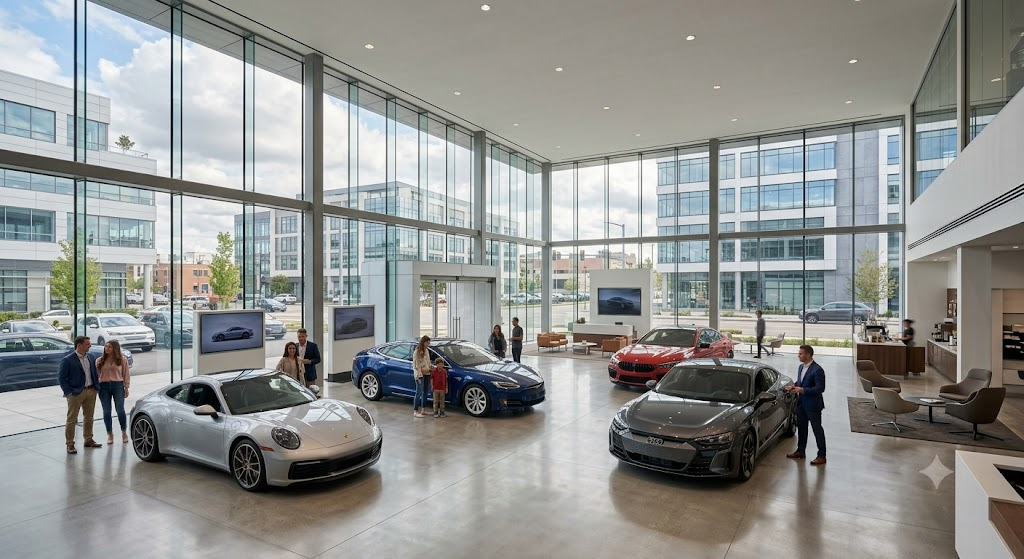
#> input picture data/real_world_test/ai/0d28d39e-c5b6-4436-b476-e5d257ff4f96.jpg, 1024 x 559 px
$ python -i augmentations.py   (imports and definitions only)
#> lines starting #> are read from the running program, lines starting #| are printed output that depends on the picture
#> further down, picture is the input picture: PIL image 1024x559 RGB; mean R, G, B 145.4, 147, 144.6
"""
In-Memory Realistic Social-Media / WhatsApp Compression Augmentation Pipeline.

Simulates the degradation pipeline typical of WhatsApp and social messaging platforms:
1. Downscaling / resolution reduction
2. Lossy JPEG compression with 4:2:0 chroma subsampling
3. Multi-pass JPEG recompression
4. Subtle anti-aliasing / lens blur

Operates entirely in-memory using io.BytesIO and PIL, creating 0 permanent disk files.
"""

import io
import random
from PIL import Image, ImageFilter


def jpeg_compress_in_memory(img: Image.Image, quality: int, subsampling: int = 2) -> Image.Image:
    """
    Compresses an RGB PIL image using standard JPEG encoding and decodes it back.
    subsampling=2 corresponds to 4:2:0 chroma subsampling (standard in JPEG and WhatsApp).
    subsampling=0 corresponds to 4:4:4 (no subsampling).
    """
    buf = io.BytesIO()
    img.save(buf, format="JPEG", quality=quality, subsampling=subsampling)
    buf.seek(0)
    out = Image.open(buf)
    out.load()  # Force decode pixel buffer into memory
    return out


def apply_compression_augmentation(
    img: Image.Image,
    p_clean: float = 0.35,
    p_mild: float = 0.25,
    p_moderate: float = 0.20,
    p_severe: float = 0.20,
) -> Image.Image:
    """
    Applies probabilistic on-the-fly compression augmentation to a PIL RGB image.

    Regimes:
    - Clean (35%): Image untouched.
    - Mild (25%): Random single-pass JPEG (Q in [75, 95]).
    - Moderate (20%): Downscale (0.5x - 0.75x), resize back + JPEG (Q in [55, 75]).
    - Severe / WhatsApp Recompression (20%):
        Downscale (0.4x - 0.6x), optional mild Gaussian blur,
        1st JPEG pass (Q in [40, 65], 4:2:0 subsampling),
        decode, 2nd JPEG pass (Q in [45, 70]), resize back.
    """
#> called with p_clean = 0.35, p_mild = 0.25, p_moderate = 0.2, p_severe = 0.2
    if img.mode != "RGB":
        img = img.convert("RGB")

    orig_w, orig_h = img.size
#> orig_w = 1024; orig_h = 559
    r = random.random()

    # 1. Clean regime (35%)
    if r < p_clean:
        return img

    # 2. Mild compression regime (25%)
    elif r < p_clean + p_mild:
        q = random.randint(75, 95)
        subsampling = random.choice([0, 2])
        return jpeg_compress_in_memory(img, quality=q, subsampling=subsampling)

    # 3. Moderate compression regime (20%)
    elif r < p_clean + p_mild + p_moderate:
        scale = random.uniform(0.50, 0.75)
        new_w = max(16, int(round(orig_w * scale)))
        new_h = max(16, int(round(orig_h * scale)))
        downscaled = img.resize((new_w, new_h), Image.Resampling.BILINEAR)

        q = random.randint(55, 75)
        compressed = jpeg_compress_in_memory(downscaled, quality=q, subsampling=2)
        return compressed.resize((orig_w, orig_h), Image.Resampling.BILINEAR)

    # 4. Severe / WhatsApp-like Recompression regime (20%)
    else:
        scale = random.uniform(0.40, 0.60)
        new_w = max(16, int(round(orig_w * scale)))
#> new_w = 565
        new_h = max(16, int(round(orig_h * scale)))
#> new_h = 308
        downscaled = img.resize((new_w, new_h), Image.Resampling.BILINEAR)

        # Mild blur simulating pre-compression filter or lens softening (50% chance)
        if random.random() < 0.5:
            radius = random.uniform(0.4, 0.9)
            downscaled = downscaled.filter(ImageFilter.GaussianBlur(radius=radius))
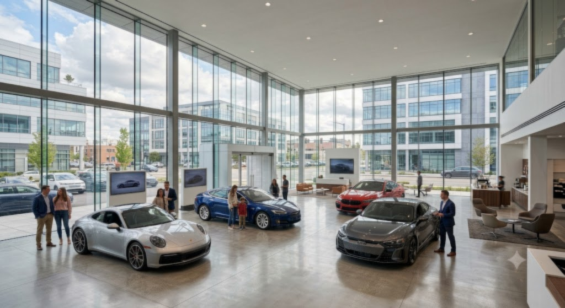
#> downscaled: PIL image 565x308 RGB; mean R, G, B 145.4, 147, 144.7

        # First pass JPEG
        q1 = random.randint(40, 65)
        pass1 = jpeg_compress_in_memory(downscaled, quality=q1, subsampling=2)

        # Second pass JPEG (recompression with slight quality variation)
        q2 = random.randint(45, 70)
        pass2 = jpeg_compress_in_memory(pass1, quality=q2, subsampling=2)

        # Upscale back to original geometry
        return pass2.resize((orig_w, orig_h), Image.Resampling.BILINEAR)

>>> from PIL import Image
>>> picture = Image.open('../../data/real_world_test/ai/0d28d39e-c5b6-4436-b476-e5d257ff4f96.jpg')
>>> result = apply_compression_augmentation(picture)

$ run again, on data/real_world_test/ai/0e5c8694-f927-47cd-9206-b12af52c1c5b.jpg
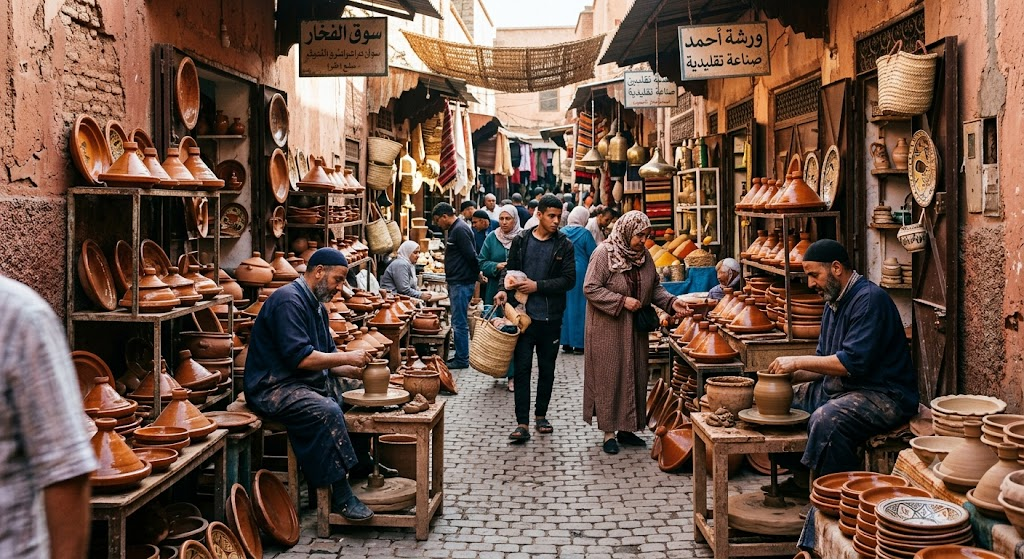
#> input picture data/real_world_test/ai/0e5c8694-f927-47cd-9206-b12af52c1c5b.jpg, 1024 x 559 px
#> picture is the input picture: PIL image 1024x559 RGB; mean R, G, B 109.7, 83.4, 70.2
#> in apply_compression_augmentation, `downscaled = img.resize((new_w, new_h), Image.Resampling.BILINEAR)`:
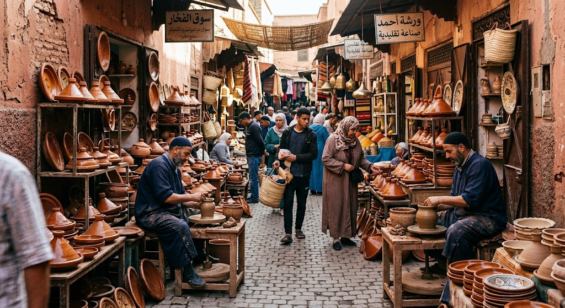
#> downscaled: PIL image 565x308 RGB; mean R, G, B 109.7, 83.4, 70.2
#> in jpeg_compress_in_memory, `out = Image.open(buf)`:
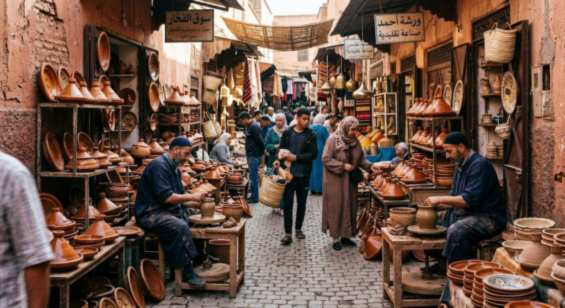
#> out: PIL image 565x308 RGB; mean R, G, B 109.7, 83.4, 70.3

$ run again, on data/real_world_test/ai/11185668-7b1c-4c51-b326-073b7a2624ab.jpg
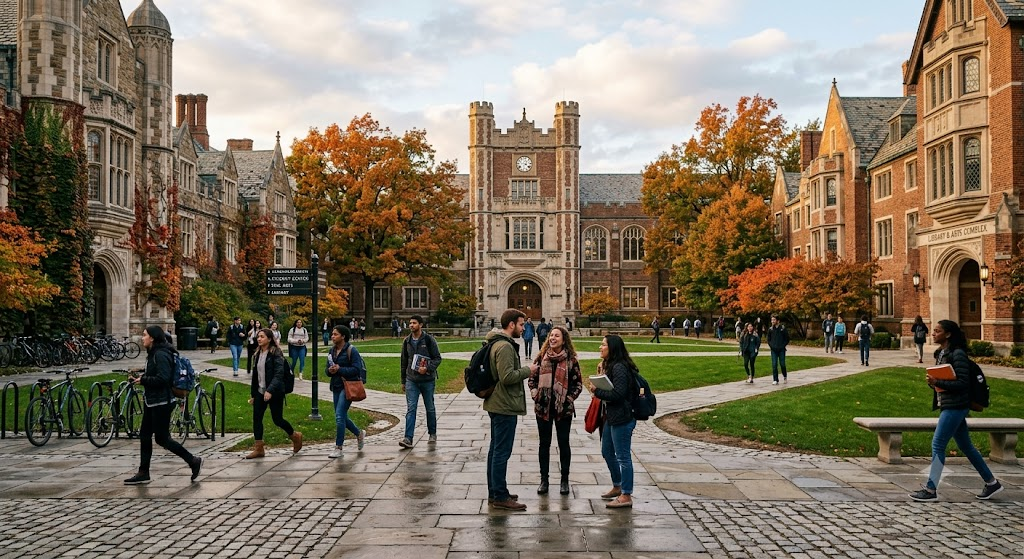
#> input picture data/real_world_test/ai/11185668-7b1c-4c51-b326-073b7a2624ab.jpg, 1024 x 559 px
#> picture is the input picture: PIL image 1024x559 RGB; mean R, G, B 127.9, 115.8, 97.3
#> in apply_compression_augmentation, `downscaled = downscaled.filter(ImageFilter.GaussianBlur(radius=radius))`:
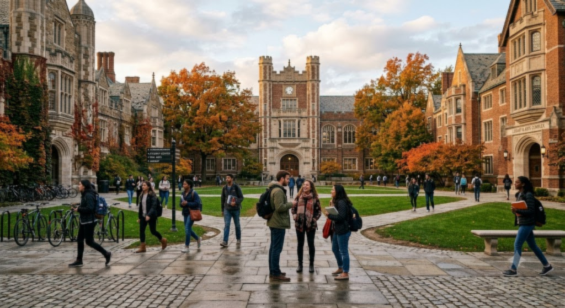
#> downscaled: PIL image 565x308 RGB; mean R, G, B 127.9, 115.8, 97.3
#> in apply_compression_augmentation, `return pass2.resize((orig_w, orig_h), Image.Resampling.BILINEAR)`:
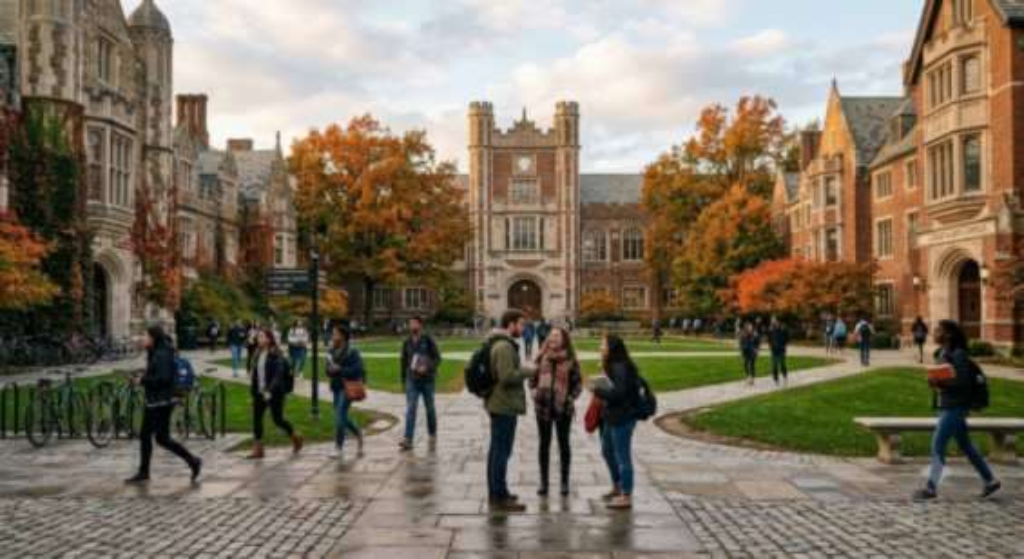
#> returned value: PIL image 1024x559 RGB; mean R, G, B 127.8, 115.8, 97.5

$ run again, on data/real_world_test/ai/63b038f4-b540-4f60-ad08-d984826c48a8.jpg
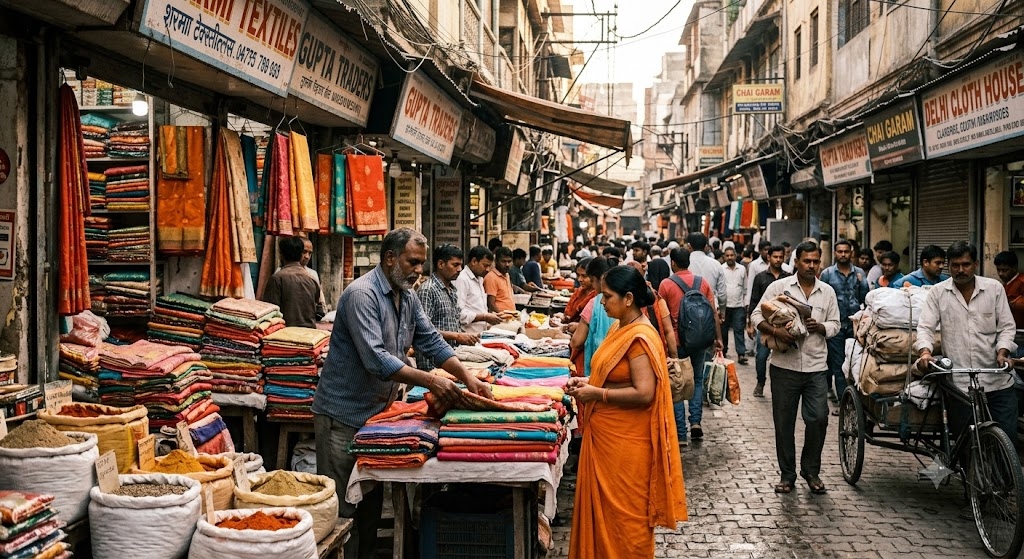
#> input picture data/real_world_test/ai/63b038f4-b540-4f60-ad08-d984826c48a8.jpg, 1024 x 559 px
#> picture is the input picture: PIL image 1024x559 RGB; mean R, G, B 112.6, 90.8, 75
#> in apply_compression_augmentation, `downscaled = img.resize((new_w, new_h), Image.Resampling.BILINEAR)`:
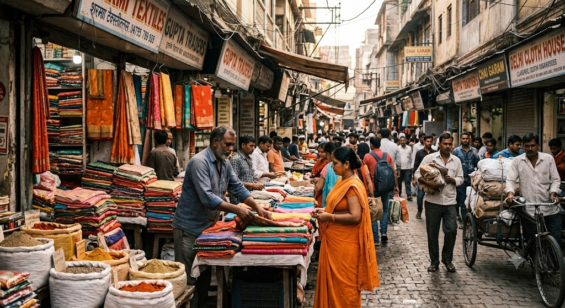
#> downscaled: PIL image 565x308 RGB; mean R, G, B 112.6, 90.8, 75
#> in jpeg_compress_in_memory, `out = Image.open(buf)`:
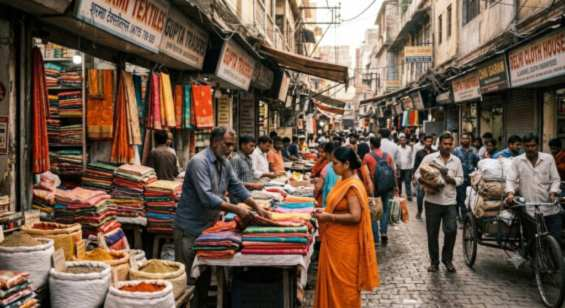
#> out: PIL image 565x308 RGB; mean R, G, B 112.6, 90.8, 75.1
